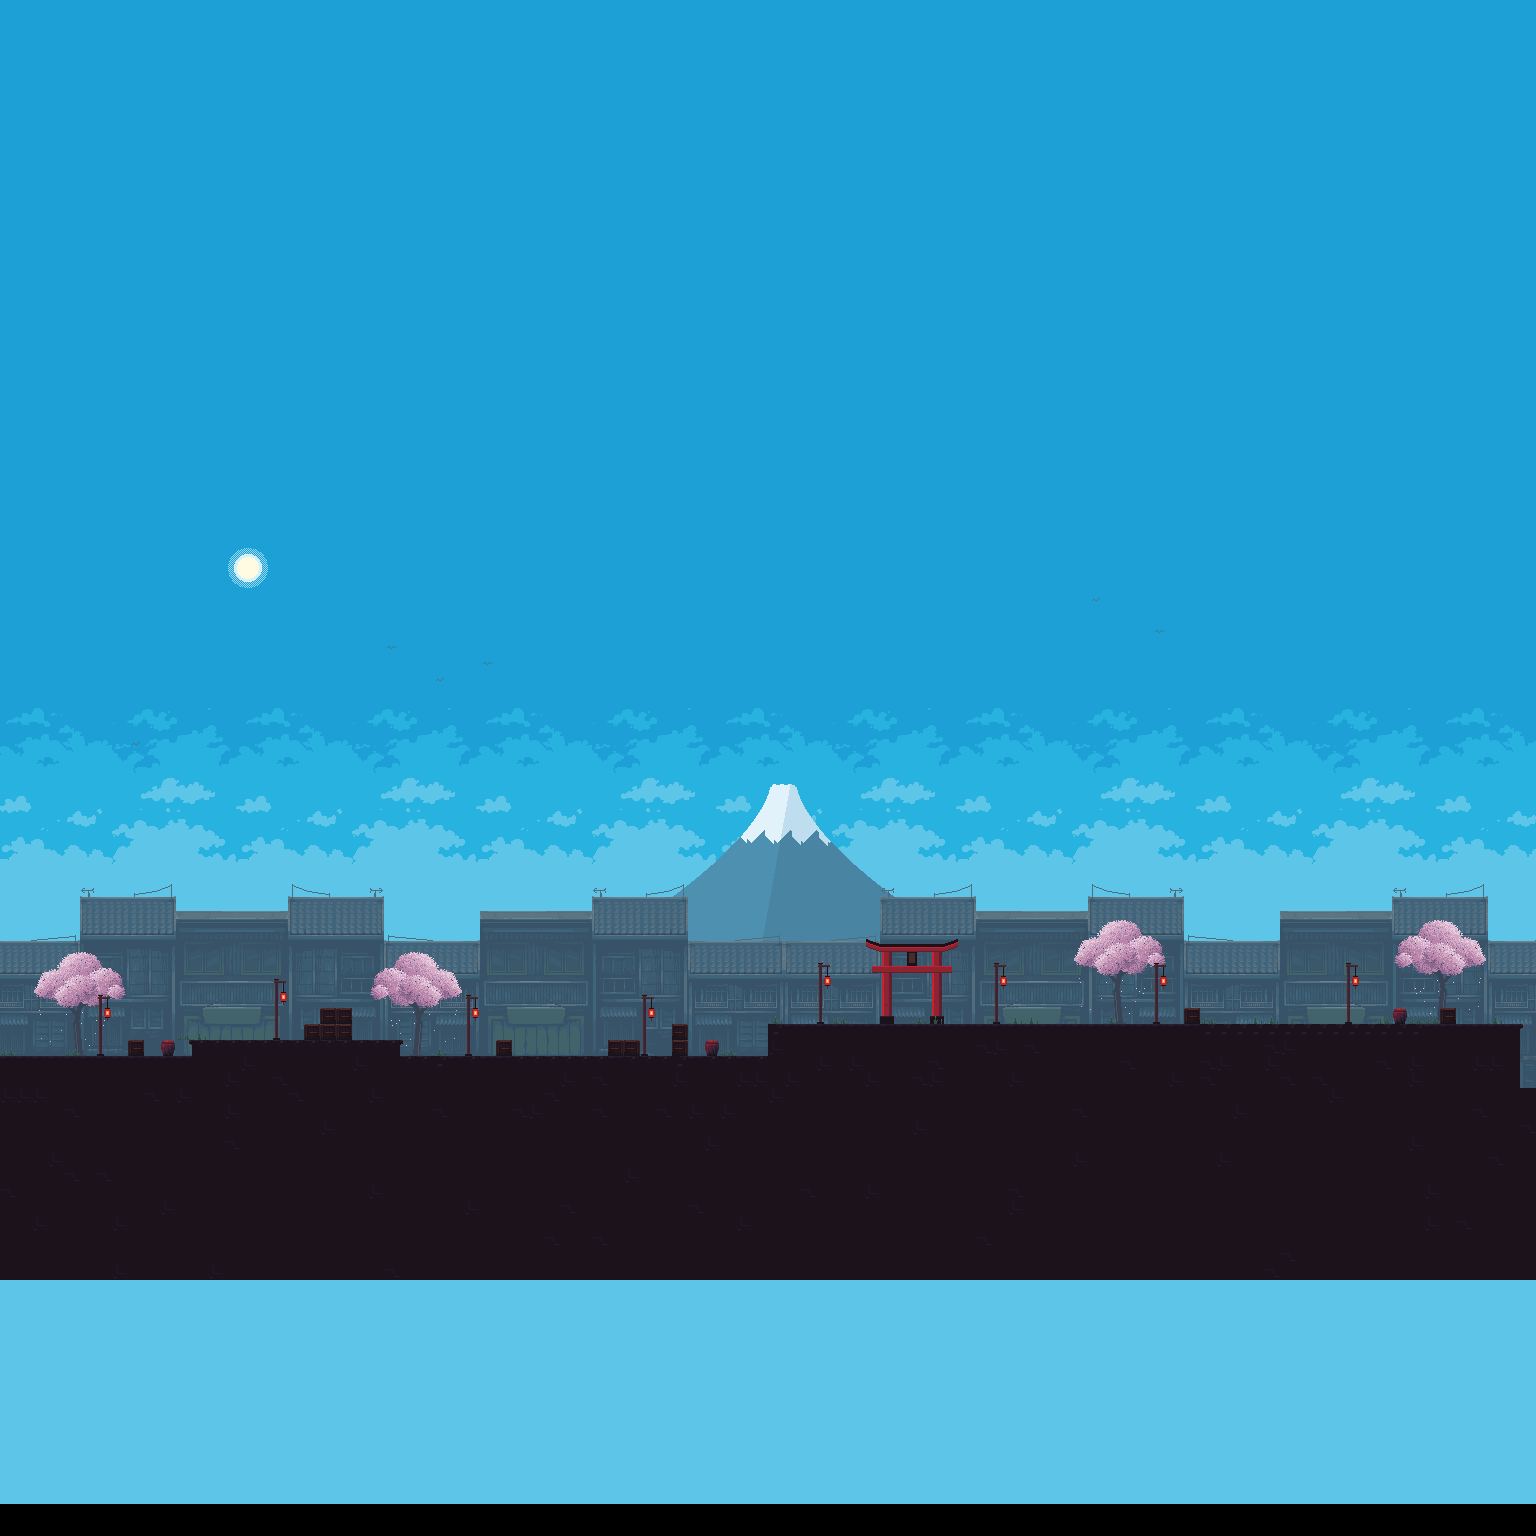

A level layout from a 2D game, rendered from its tile map. Below: a short description, then the map file with tile-grid data replaced by summaries:
An orthogonal 96x96 tile map with 16x16 px tiles, 8 tile layers (sky, far, bg, mid, ...), 1 hidden layer not drawn, 3 tilesets and 10 objects (8x lantern, player 1, player 2).

<map version="1.10" tiledversion="1.12.2" orientation="orthogonal" renderorder="right-down" width="96" height="96" tilewidth="16" tileheight="16" infinite="0" nextlayerid="28" nextobjectid="11">
 <editorsettings>
  <chunksize width="96" height="96" />
 </editorsettings>
 <tileset firstgid="1" source="tilesets/Platform-and-Objects.tsx" />
 <tileset firstgid="65" source="tilesets/Background.tsx" />
 <tileset firstgid="1089" source="tilesets/Sky.tsx" />
 <layer id="3" name="sky" width="96" height="96" offsetx="0" offsety="-32" parallaxx="0.3">
  <data>[9216 cells, 9216 non-empty, 255 distinct tile ids]</data>
 </layer>
 <layer id="21" name="far" width="96" height="96" parallaxx="0.45">
  <data>[9216 cells, 301 non-empty, 297 distinct tile ids]</data>
 </layer>
 <layer id="2" name="bg" width="96" height="96" parallaxx="0.8">
  <data>[9216 cells, 1154 non-empty, 210 distinct tile ids]</data>
 </layer>
 <layer id="22" name="mid" width="96" height="96" parallaxx="0.92">
  <data>[9216 cells, 204 non-empty, 120 distinct tile ids]</data>
 </layer>
 <layer id="1" name="playform" width="96" height="96">
  <data>[9216 cells, 1468 non-empty, 7 distinct tile ids]</data>
 </layer>
 <layer id="23" name="detail" width="96" height="96">
  <data>[9216 cells, 142 non-empty, 7 distinct tile ids]</data>
 </layer>
 <layer id="24" name="glow" width="96" height="96">
  <properties>
   <property name="Emissive" type="float" value="1" />
  </properties>
  <data>[9216 cells, 8 non-empty, 1 distinct tile ids]</data>
 </layer>
 <layer id="26" name="front" width="96" height="96">
  <properties>
   <property name="Foreground" type="bool" value="true" />
  </properties>
  <data>[9216 cells, 5 non-empty, 2 distinct tile ids]</data>
 </layer>
 <layer id="5" name="colliders" width="96" height="96" visible="0" tintcolor="#ff0000">
  <properties>
   <property name="IsCollidable" type="bool" value="true" />
  </properties>
  <data>[9216 cells, 210 non-empty, 2 distinct tile ids]</data>
 </layer>
 <objectgroup id="25" name="lanterns">
  <object id="1" template="objects/lantern.tx" name="lantern" x="107" y="1013">
   <properties>
    <property name="light_flicker" type="float" value="0.2" />
    <property name="light_intensity" type="float" value="0.5" />
   </properties>
  </object>
  <object id="2" template="objects/lantern.tx" name="lantern" x="283" y="997">
   <properties>
    <property name="light_flicker" type="float" value="0.2" />
    <property name="light_intensity" type="float" value="0.5" />
   </properties>
  </object>
  <object id="3" template="objects/lantern.tx" name="lantern" x="475" y="1013">
   <properties>
    <property name="light_flicker" type="float" value="0.2" />
    <property name="light_intensity" type="float" value="0.5" />
   </properties>
  </object>
  <object id="4" template="objects/lantern.tx" name="lantern" x="651" y="1013">
   <properties>
    <property name="light_flicker" type="float" value="0.2" />
    <property name="light_intensity" type="float" value="0.5" />
   </properties>
  </object>
  <object id="5" template="objects/lantern.tx" name="lantern" x="827" y="981">
   <properties>
    <property name="light_flicker" type="float" value="0.2" />
    <property name="light_intensity" type="float" value="0.5" />
   </properties>
  </object>
  <object id="6" template="objects/lantern.tx" name="lantern" x="1003" y="981">
   <properties>
    <property name="light_flicker" type="float" value="0.2" />
    <property name="light_intensity" type="float" value="0.5" />
   </properties>
  </object>
  <object id="7" template="objects/lantern.tx" name="lantern" x="1163" y="981">
   <properties>
    <property name="light_flicker" type="float" value="0.2" />
    <property name="light_intensity" type="float" value="0.5" />
   </properties>
  </object>
  <object id="8" template="objects/lantern.tx" name="lantern" x="1355" y="981">
   <properties>
    <property name="light_flicker" type="float" value="0.2" />
    <property name="light_intensity" type="float" value="0.5" />
   </properties>
  </object>
 </objectgroup>
 <objectgroup id="27" name="spawns">
  <object id="9" template="objects/spawn.tx" name="player 1" x="488" y="976" />
  <object id="10" template="objects/spawn.tx" name="player 2" x="744" y="976">
   <properties>
    <property name="player" type="int" value="2" />
   </properties>
  </object>
 </objectgroup>
</map>
